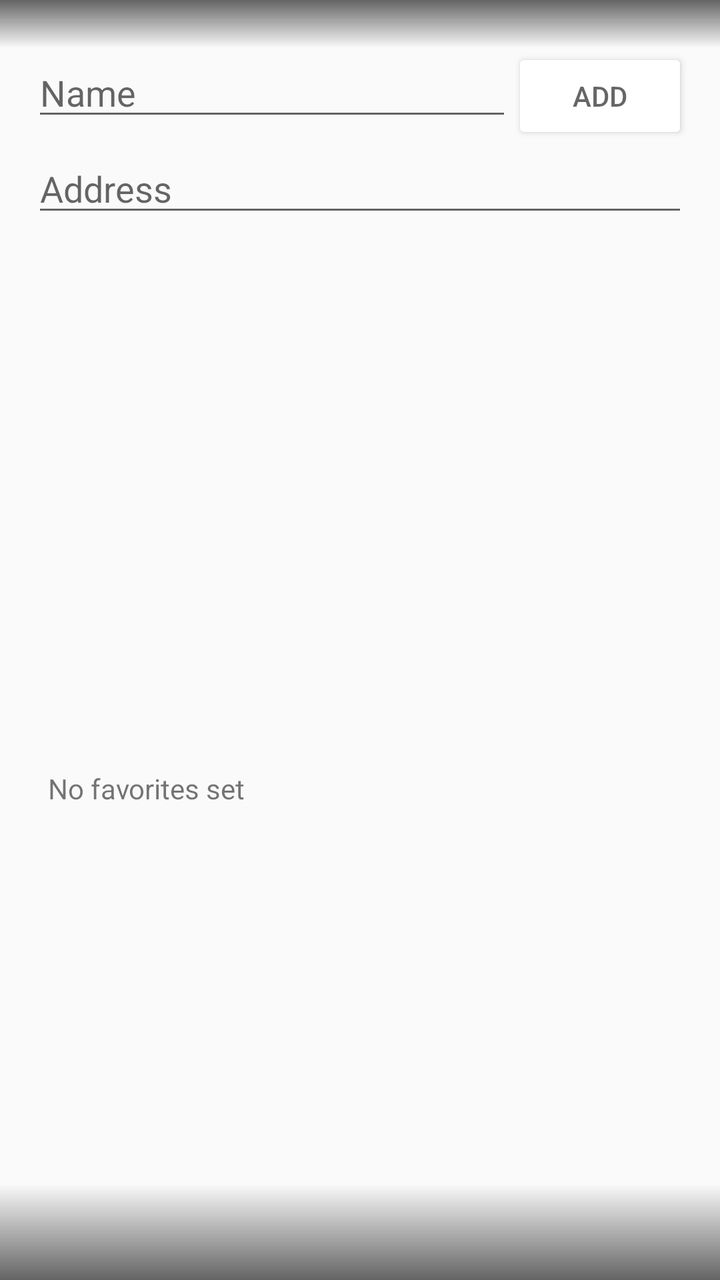
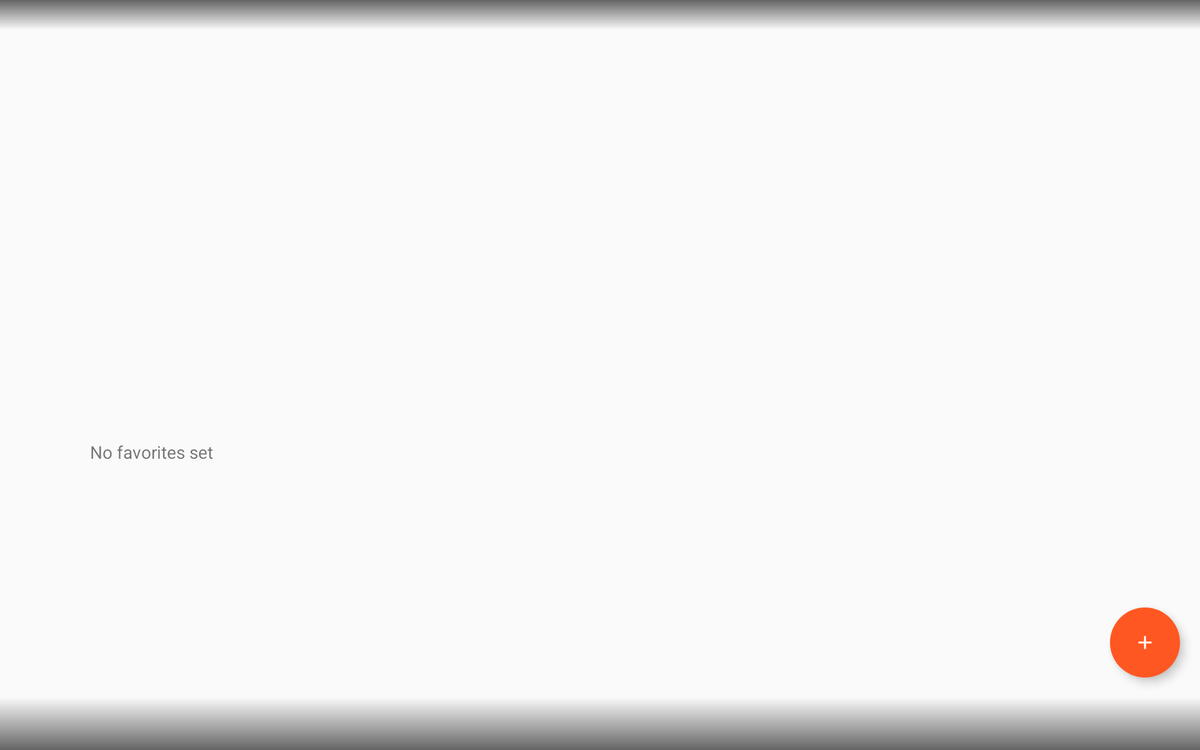

The same Android screen from two of the app's own layout files: first res/layout/ as a phone draws it, then the repository's variant for another configuration, drawn on a device whose configuration selects that folder. Both files follow.
<!-- AndroidManifest.xml: application theme AppTheme -->
<!-- res/layout/activity_navigation_favorites_preference.xml -->
<?xml version="1.0" encoding="utf-8"?>
<FrameLayout xmlns:android="http://schemas.android.com/apk/res/android"
    android:layout_width="match_parent"
    android:layout_height="match_parent">

    <LinearLayout
        android:layout_width="match_parent"
        android:layout_height="match_parent"
        android:fitsSystemWindows="true"
        android:orientation="vertical"
        android:paddingTop="@dimen/status_bar_height">

        <LinearLayout
            android:layout_width="match_parent"
            android:layout_height="wrap_content"
            android:layout_marginLeft="@dimen/activity_horizontal_margin"
            android:layout_marginRight="@dimen/activity_horizontal_margin"
            android:orientation="horizontal">

            <EditText
                android:id="@+id/name"
                android:layout_width="0dp"
                android:layout_height="wrap_content"
                android:layout_weight="1"
                android:hint="@string/name"
                android:nextFocusDown="@+id/address"
                android:singleLine="true" />

            <Button
                android:id="@+id/btn_add"
                android:layout_width="wrap_content"
                android:layout_height="wrap_content"
                android:onClick="onClick"
                android:text="@string/add" />
        </LinearLayout>

        <EditText
            android:id="@+id/address"
            android:layout_width="match_parent"
            android:layout_height="wrap_content"
            android:layout_marginLeft="@dimen/activity_horizontal_margin"
            android:layout_marginRight="@dimen/activity_horizontal_margin"
            android:hint="@string/address"
            android:imeOptions="actionDone"
            android:nextFocusUp="@+id/name"
            android:singleLine="true" />

        <ListView
            android:id="@android:id/list"
            android:layout_width="match_parent"
            android:layout_height="0dp"
            android:layout_weight="1" />

        <TextView
            android:id="@android:id/empty"
            android:layout_width="match_parent"
            android:layout_height="0dp"
            android:layout_marginLeft="@dimen/activity_horizontal_margin"
            android:layout_marginRight="@dimen/activity_horizontal_margin"
            android:layout_weight="1"
            android:padding="8dp"
            android:text="@string/navigation_favorites_empty" />

    </LinearLayout>

    <ImageView
        android:id="@+id/status_bar_background"
        android:layout_width="match_parent"
        android:layout_height="@dimen/status_bar_height"
        android:src="@drawable/status_bar_background" />

    <ImageView
        android:id="@+id/navigation_bar_background"
        android:layout_width="match_parent"
        android:layout_height="@dimen/nav_bar_height"
        android:layout_gravity="bottom"
        android:src="@drawable/navigation_bar_background" />
</FrameLayout>
<!-- resources referenced by this layout -->
<resources>
  <dimen name="activity_horizontal_margin">16.0dip</dimen>
  <dimen name="nav_bar_height">48.0dip</dimen>
  <dimen name="status_bar_height">24.0dip</dimen>
  <!-- drawable navigation_bar_background (drawable) -->
  <?xml version="1.0" encoding="utf-8"?>
  <shape xmlns:android="http://schemas.android.com/apk/res/android">
      <gradient
          android:angle="90"
          android:endColor="#00000000"
          android:startColor="#99000000" />
  </shape>
  <!-- drawable status_bar_background (drawable) -->
  <?xml version="1.0" encoding="utf-8"?>
  <shape xmlns:android="http://schemas.android.com/apk/res/android">
      <gradient
          android:angle="90.0"
          android:endColor="#99000000"
          android:startColor="#00000000" />
  </shape>
  <string name="add">Add</string>
  <string name="address">Address</string>
  <string name="name">Name</string>
  <string name="navigation_favorites_empty">No favorites set</string>
  <style name="AppTheme" parent="@android:style/Theme.Material.Light.NoActionBar">
          <item name="android:fitsSystemWindows">false</item>
          <item name="android:windowTranslucentStatus">false</item>
          <item name="android:windowTranslucentNavigation">false</item>
          <item name="android:windowDrawsSystemBarBackgrounds">true</item>
          <item name="android:windowContentTransitions">true</item>
          <item name="android:colorAccent">@color/accent</item>
          <item name="android:windowAllowReturnTransitionOverlap">true</item>
          <item name="android:windowAllowEnterTransitionOverlap">true</item>
          <item name="android:backgroundTint">@color/background_light</item>
          <item name="colorDialer">@android:color/holo_blue_dark</item>
          <item name="colorNavigation">@android:color/holo_green_light</item>
          <item name="colorVoice">@android:color/holo_red_light</item>
          <item name="background">@color/background_light</item>
          <item name="cardBackgroundColor">@color/white</item>
          <item name="cardElevation">2.0dip</item>
          <item name="android:textColorPrimary">?android:textColorSecondary</item>
      </style>
  <color name="accent">#FF5722</color>
</resources>
<!-- res/layout-sw600dp-land/activity_navigation_favorites_preference.xml (the repository's variant of the layout above) -->
<!-- drawn on a 7-inch tablet turned sideways -->
<?xml version="1.0" encoding="utf-8"?>
<RelativeLayout xmlns:android="http://schemas.android.com/apk/res/android"
                android:layout_width="fill_parent"
                android:layout_height="fill_parent">

    <ImageView
        android:id="@+id/status_bar_background"
        android:layout_width="match_parent"
        android:layout_height="@dimen/status_bar_height"
        android:src="@drawable/status_bar_background"/>

    <Toolbar
        android:id="@+id/toolbar"
        android:layout_width="fill_parent"
        android:layout_height="?android:actionBarSize"
        android:layout_below="@id/status_bar_background"/>

    <LinearLayout
        android:layout_width="match_parent"
        android:layout_height="match_parent"
        android:layout_below="@+id/toolbar"
        android:orientation="vertical">

        <ListView
            android:id="@android:id/list"
            android:layout_width="match_parent"
            android:layout_height="0dp"
            android:layout_weight="1"/>

        <TextView
            android:id="@android:id/empty"
            android:layout_width="match_parent"
            android:layout_height="0dp"
            android:layout_marginLeft="@dimen/activity_horizontal_margin"
            android:layout_marginRight="@dimen/activity_horizontal_margin"
            android:layout_weight="1"
            android:padding="8dp"
            android:text="@string/navigation_favorites_empty"/>

    </LinearLayout>

    <FrameLayout
        android:id="@+id/btn_add"
        android:layout_width="56dp"
        android:layout_height="56dp"
        android:layout_above="@+id/navigation_bar_background"
        android:layout_alignParentEnd="true"
        android:layout_marginBottom="16dp"
        android:layout_marginEnd="16dp"
        android:background="@drawable/round_ripple"
        android:backgroundTint="?android:colorAccent"
        android:clickable="true"
        android:elevation="5dp"
        android:focusable="true"
        android:onClick="onClick">

        <ImageView
            android:layout_width="24dp"
            android:layout_height="24dp"
            android:layout_gravity="center"
            android:src="@drawable/ic_content_add"/>
    </FrameLayout>

    <ImageView
        android:id="@+id/navigation_bar_background"
        android:layout_width="match_parent"
        android:layout_height="@dimen/nav_bar_height"
        android:layout_alignParentBottom="true"
        android:src="@drawable/navigation_bar_background"/>
</RelativeLayout>
<!-- resources referenced by the variant -->
<!-- as a 7-inch tablet turned sideways resolves them -->
<resources>
  <!-- from res/values-w820dp/ -->
  <dimen name="activity_horizontal_margin">64.0dip</dimen>
  <!-- from res/values-land/ -->
  <dimen name="nav_bar_height">42.0dip</dimen>
  <dimen name="status_bar_height">24.0dip</dimen>
  <!-- drawable ic_content_add: png bitmap (drawable-xhdpi, 767 bytes) -->
  <!-- drawable navigation_bar_background (drawable) -->
  <?xml version="1.0" encoding="utf-8"?>
  <shape xmlns:android="http://schemas.android.com/apk/res/android">
      <gradient
          android:angle="90"
          android:endColor="#00000000"
          android:startColor="#99000000" />
  </shape>
  <!-- drawable round_ripple (drawable) -->
  <?xml version="1.0" encoding="utf-8"?>
  <ripple xmlns:android="http://schemas.android.com/apk/res/android"
          android:color="@color/gray">
      <item>
          <shape android:shape="oval">
              <solid android:color="?android:colorAccent" />
          </shape>
      </item>
  </ripple>
  <!-- drawable status_bar_background (drawable) -->
  <?xml version="1.0" encoding="utf-8"?>
  <shape xmlns:android="http://schemas.android.com/apk/res/android">
      <gradient
          android:angle="90.0"
          android:endColor="#99000000"
          android:startColor="#00000000" />
  </shape>
  <string name="navigation_favorites_empty">No favorites set</string>
  <style name="AppTheme" parent="@android:style/Theme.Material.Light.NoActionBar">
          <item name="android:fitsSystemWindows">false</item>
          <item name="android:windowTranslucentStatus">false</item>
          <item name="android:windowTranslucentNavigation">false</item>
          <item name="android:windowDrawsSystemBarBackgrounds">true</item>
          <item name="android:windowContentTransitions">true</item>
          <item name="android:colorAccent">@color/accent</item>
          <item name="android:windowAllowReturnTransitionOverlap">true</item>
          <item name="android:windowAllowEnterTransitionOverlap">true</item>
          <item name="android:backgroundTint">@color/background_light</item>
          <item name="colorDialer">@android:color/holo_blue_dark</item>
          <item name="colorNavigation">@android:color/holo_green_light</item>
          <item name="colorVoice">@android:color/holo_red_light</item>
          <item name="background">@color/background_light</item>
          <item name="cardBackgroundColor">@color/white</item>
          <item name="cardElevation">2.0dip</item>
          <item name="android:textColorPrimary">?android:textColorSecondary</item>
      </style>
  <color name="accent">#FF5722</color>
</resources>
